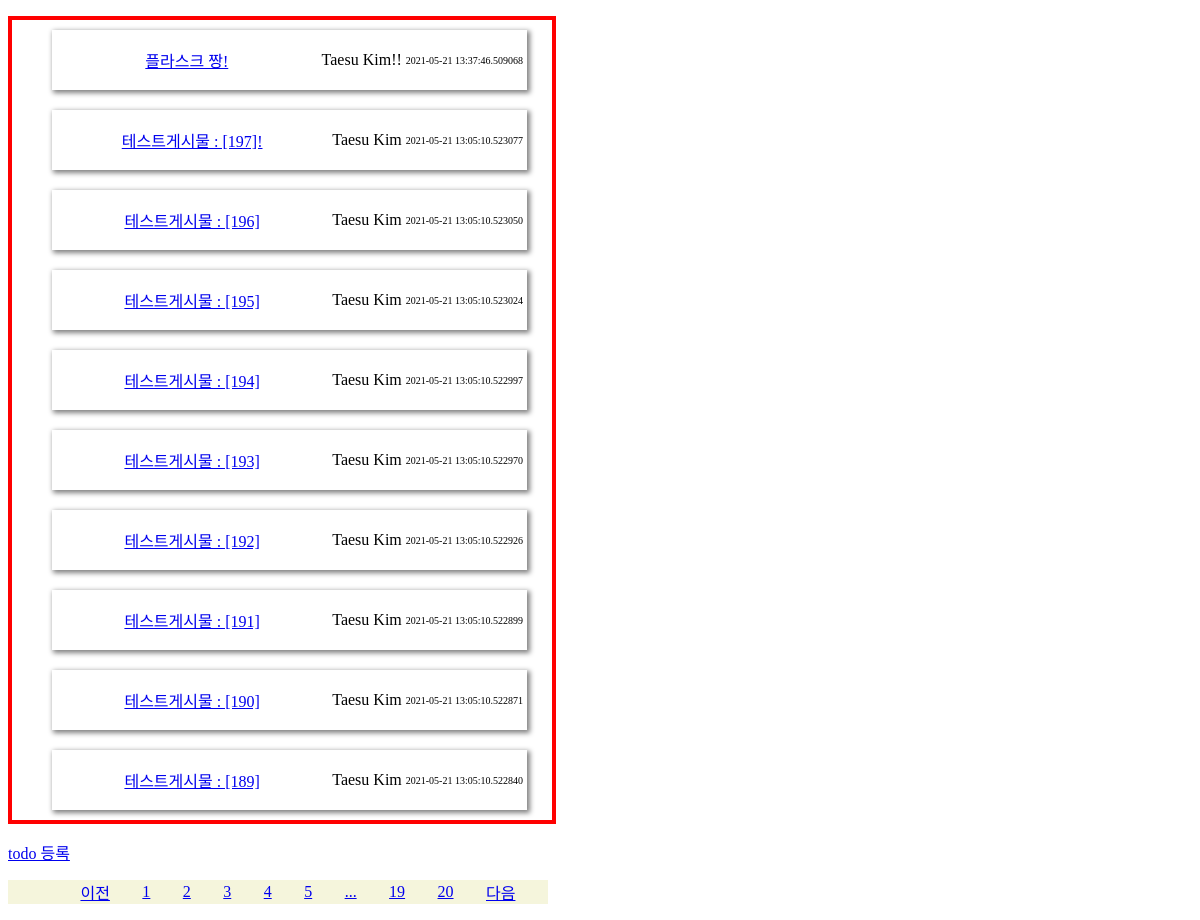
/todolists, run on the app's committed database.
### app/models/todo.py (models this page shows)
class TodoList(db.Model):
    __tablename__ = 'todolist'
    id = db.Column(db.Integer, primary_key = True)
    label = db.Column(db.String(200), nullable = False)
    content = db.Column(db.Text(), nullable = False)
    author = db.Column(db.String(200), nullable = False)
    create_data = db.Column(db.String(200), nullable = False)

### app/views/todo_view.py (the view)
@bp.route('/todolists')
def todolists():
    page = request.args.get('page', type = int, default = 1)
    todo_list = TodoList.query.order_by(TodoList.create_data.desc())
    todo_list = todo_list.paginate(page, per_page = 10)
    return render_template('todo/todo_list.html', todo_list = todo_list)

### templates/todo/todo_list.html
{% extends 'base.html' %}
{% block content %}
    <section>
        {% if todo_list %}
            <ul class='lists'>
                {% for todo in todo_list.items %}
                <li>
                <a href="{{ url_for('todo.todo_detail', todo_id=todo.id) }}"
                    >{{ todo.label }}</a
                >
                <p>{{ todo.author }}</p>
                <p class='date'>{{ todo.create_data }}</p>
                </li>
                {% endfor %}
            </ul>
        {% else %}
            <p>todo가 없습니다.</p>
        {% endif %}
        <div>
            <a href="{{ url_for('todo.todo_create') }}">todo 등록</a>
        </div>
    </section>
    <ul class="pages">
        {% if todo_list.has_prev %}
            <li>
                <a href="?page={{ todo_list.prev_num }}">이전</a>
            </li>
        {% else %}
            <li>
                <a tabindex="-1" aria-disabled="true" href="#">이전</a>
            </li>
        {% endif %}
        {% for page_num in todo_list.iter_pages() %}
            {% if page_num %}
                {% if page_num != todo_list.page %}
                    <li>
                        <a href="?page={{ page_num }}">{{ page_num }}</a>
                    </li>
                {% else %}
                    <li aria-current="page">
                        <a href="#">{{ page_num }}</a>
                    </li>
                {% endif %}
           {% else %}
                <li >
                    <a href="#">...</a>
                </li>
           {% endif %}
        {% endfor %}
        {% if todo_list.has_next %}
            <li class="page-item">
                <a href="?page={{ todo_list.next_num }}">다음</a>
            </li>
        {% else %}
            <li class="page-item disabled">
                <a tabindex="-1" aria-disabled="true" href="#">다음</a>
            </li>
        {% endif %}
    </ul>
{% endblock %}

### templates/base.html (shortened to what this page needs)
<!DOCTYPE html>
<html lang="ko">
<head>
    <link rel="stylesheet" href="{{ url_for('static', filename='style.css') }}">
</head>
<body>
    {% block content %}
    {% endblock %}
</body>
</html>

### static/style.css (style rules this page uses)
.pages { display: flex; flex-direction: row; justify-content: space-evenly; align-items: center; width: 500px; list-style: none; background-color: beige; }
.lists { width: 500px; height: 800px; border: 4px red solid; display: flex; flex-direction: column; align-items: start; justify-content: start; overflow: scroll; }
.lists li { width: 95%; height: 70px; box-shadow: gray 2px 2px 5px 1px; display: flex; justify-content: space-evenly; align-items: center; margin-top: 10px; margin-bottom: 10px; }
.lists li a { flex: 1; text-align: center; }
.lists li p { margin-right: 4px; }
.date { font-size: 10px; }

### data on the page
TodoList: label "플라스크 짱!", author "Taesu Kim!!", create_data "2021-05-21 13:37:46.509068"
TodoList: label "테스트게시물 : [197]!", author "Taesu Kim", create_data "2021-05-21 13:05:10.523077"
TodoList: label "테스트게시물 : [196]", author "Taesu Kim", create_data "2021-05-21 13:05:10.523050"
TodoList: label "테스트게시물 : [195]", author "Taesu Kim", create_data "2021-05-21 13:05:10.523024"
TodoList: label "테스트게시물 : [194]", author "Taesu Kim", create_data "2021-05-21 13:05:10.522997"
TodoList: label "테스트게시물 : [193]", author "Taesu Kim", create_data "2021-05-21 13:05:10.522970"
TodoList: label "테스트게시물 : [192]", author "Taesu Kim", create_data "2021-05-21 13:05:10.522926"
TodoList: label "테스트게시물 : [191]", author "Taesu Kim", create_data "2021-05-21 13:05:10.522899"
TodoList: label "테스트게시물 : [190]", author "Taesu Kim", create_data "2021-05-21 13:05:10.522871"
TodoList: label "테스트게시물 : [189]", author "Taesu Kim", create_data "2021-05-21 13:05:10.522840"

### other printed values
{{ page_num }} "1"
{{ page_num }} "2" "3" "4" "5" "19" "20"
